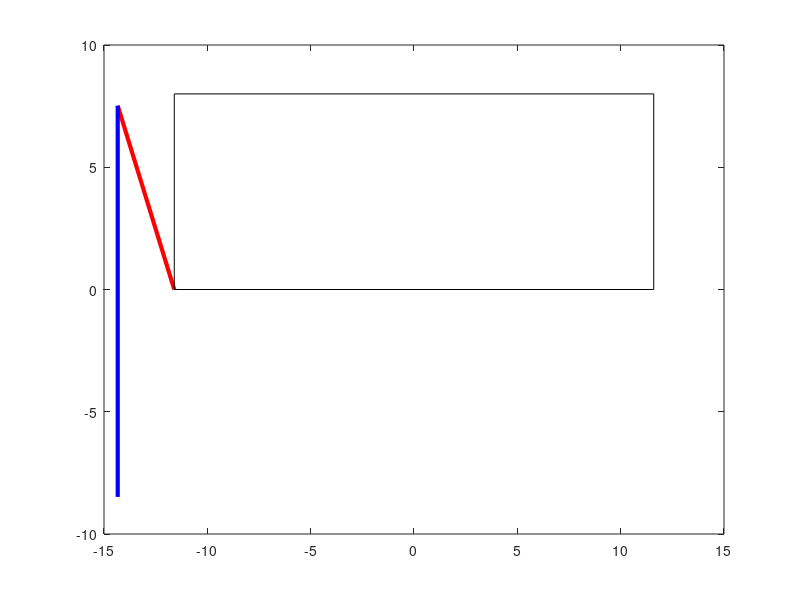

The MATLAB source for this figure: (Note: this script raises an error after producing the figure.)
clc; clear; close all;

%variable setting --------------------------------------------------------
ang = 110:1:180;                         % L1 이동경로설정
theta = ang*(pi/180);
r = 8;                                   % 원의반지름
x = r*cos(theta)-11.6;                   % X축 평행이동 
y = r*sin(theta);                        % Y축 평행이동
x1 = x;
y1 = y-16;
L1 = 8;
L2 = 16;

%----------------------------------------------------------------------
%ley2 =-16:0.1:-8.5;     
ley2 =-16:0.1:-12.5;
lex2 = linspace(-8,-8,length(ley2));

lcosth2 = (lex2.^2 + ley2.^2 -(L1^2+L2^2))/(2*L1*L2);
lsinth2 = sqrt(1-abs(lcosth2).^2);
lth2 = atan2d(lsinth2,lcosth2);
lth1 = atan2d(ley2,lex2) + atan2d(L1+L2*cosd(lth2),L2*sind(lth2));

lex1 = L1*sind(lth1);
ley1 = -L1*cosd(lth1);


%----------------------------------------------------------------------
%rey2 =-8.5:-0.1:-16; 
rey2 =-8.5:-0.1:-12.5;
rex2 = linspace(2.7,2.7,length(rey2));

costh2 = (rex2.^2 + rey2.^2 -(L1^2+L2^2))/(2*L1*L2);
sinth2 = sqrt(1-abs(costh2).^2);
rth2 = atan2d(sinth2,costh2);
rth1 = atan2d(rey2,rex2) - atan2d(L1+L2*cosd(rth2),L2*sind(rth2));

rex1 = L1*sind(-rth1);
rey1 = L1*cosd(-rth1);


%graph setting ----------------------------------------------------------
hf = figure;                             %figure창생성
ha = axes(hf);                           %figure창에 좌표넣기

hp1 = plot(ha,[-11.6 x(1)],[0 y(1)],'r','Linewidth',3);     %L1이동하는 선생성(왼쪽다리)
hold(ha,'on');                                              %하나의 figure에 여러개 함수 넣기
hp2 = plot(ha,[x(1) x1(1)],[y(1) y1(1)],'b','Linewidth',3); %L2이동하는 선생성(왼쪽다리)
r = rectangle('Position',[-11.6 0 23.2 8]);                 %드론몸체 생성(가로:23.2cm,세로:8cm)
r.EdgeColor = 'k';                                          %드론몸체 색 지정(검정)
r.LineWidth = 1;                                            %드론몸체 선 두께 지정(크기:1)
hp3 = plot(ha,[11.6 14.3],[0 7.5],'r','Linewidth',3);       %오른쪽 다리생성(L1)
hp4 = plot(ha,[14.3 14.3],[7.5 -8.5],'b','Linewidth',3);    %오른쪽 다리생성(L2)

t= plot(ha,[-19.6 14.3],[-16 -8.5],'k','Linewidth',2);

axis(ha,'equal');                        %좌표에서 x축, y축 길이 동일
set(ha,'XLim',[-25 25]);                 %좌표에서 x축 설정
set(ha,'YLim',[-30 13]);                 %좌표에서 y축 설정
grid(ha,'on');                           %좌표에 그리드 넣기

pause(1); 


%motion ------------------------------------------------------------
for i_pt = 1:length(theta)                     %애니매이션 실행 1부터theta크기까지 반복


    set(hp1,'XData',[-11.6 x(i_pt)], ...            %L1 이동하는 선의 x좌표 y좌표를 handle을 이용해 좌표값 반복설정
        'YData',[0 y(i_pt)]           );

    set(hp2,'XData',[x(i_pt) x1(i_pt)], ...         %L2 이동하는 선의 x좌표 y좌표를 handle을  이용해 좌표값 반복설정
        'YData',[y(i_pt) y1(i_pt)]      );

    pause(0.03);                                    %0.01초 딜레이 0에가까울수록 빠름(drawnow함수 이용시 제일 빠름)
end

pause(1); 

delete(hp1);
delete(hp2);
delete(hp3);
delete(hp4);
delete(t);

%inverse kinetics ------------------------------------------------------------

hpl1 = plot(ha,[-11.6 lex1(1)-11.6],[0 ley1(1)],'r','Linewidth',3);             %L1이동하는 선생성(왼쪽다리)
hpl2 = plot(ha,[lex1(1)-11.6 lex2(1)-11.6],[ley1(1) ley2(1)],'b','Linewidth',3);

hpr1 = plot(ha,[11.6 rex1(1)+11.6],[0 rey1(1)],'r','Linewidth',3);             %L1이동하는 선생성(왼쪽다리)
hpr2 = plot(ha,[rex1(1)+11.6 rex2(1)+11.6],[rey1(1) rey2(1)],'b','Linewidth',3);

k= plot(ha,[lex2(1)-11.6 rex2(1)+11.6],[ley2(1) rey2(1)],'k','Linewidth',2);

for i_pt1 = 1:length(ley1)                     %애니매이션 실행 1부터theta크기까지 반복

    set(hpl1,'XData',[-11.6 lex1(i_pt1)-11.6],'YData',[0 ley1(i_pt1)]);
    set(hpl2,'XData',[lex1(i_pt1)-11.6 lex2(i_pt1)-11.6],'YData',[ley1(i_pt1) ley2(i_pt1)]);
    set(hpr1,'XData',[11.6 rex1(i_pt1)+11.6],'YData',[0 rey1(i_pt1)]);
    set(hpr2,'XData',[rex1(i_pt1)+11.6 rex2(i_pt1)+11.6],'YData',[rey1(i_pt1) rey2(i_pt1)]);

    set(k,'YData',[ley2(i_pt1) rey2(i_pt1)]);


    pause(0.03);                                    %0.01초 딜레이 0에가까울수록 빠름(drawnow함수 이용시 제일 빠름)
end
%%
pause(1);      
delete(hpl1);
delete(hpl2);
delete(hpr1);
delete(hpr2);

%수평유지까지 완료 ------------------------------------------------------------
%5월24일까지 함 여기서 부터 수정하기 내가 봤을때 왼쪽다리 왼쪽으로각도조정하는거부터 하면ㄴ될듯 오른다리는 됨
g_L1 = 16;
g_L2 = 8;
                                                                                                                                                             

g_lex2 = 8:-0.1:2.7;
g_ley2 =linspace(12.5,12.5,length(g_lex2));

g_lcosth2 = (g_lex2.^2 + g_ley2.^2 -(g_L1^2+g_L2^2))/(2*g_L1*g_L2);
g_lsinth2 = sqrt(1-abs(g_lcosth2).^2);
g_lth2 = atan2d(g_lsinth2,g_lcosth2);
g_lth1 = atan2d(g_ley2,g_lex2) - atan2d(g_L1+g_L2*cosd(g_lth2),g_L2*sind(g_lth2));

g_lex1 = g_L1*sind(-g_lth1);
g_ley1 = g_L1*cosd(-g_lth1);


%----------------------------------------------------------------------
g_rex2 =-2.7:-0.1:-8;                                                                                                                                                              
g_rey2 = linspace(12,12,length(g_rex2));

g_costh2 = (g_rex2.^2 + g_rey2.^2 -(g_L1^2+g_L2^2))/(2*g_L1*g_L2);
g_sinth2 = sqrt(1-abs(g_costh2).^2);
g_rth2 = atan2d(g_sinth2,g_costh2);
g_rth1 = atan2d(g_rey2,g_rex2) + atan2d(g_L1+g_L2*cosd(g_rth2),g_L2*sind(g_rth2));

g_rex1 = g_L1*sind(g_rth1);
g_rey1 = -g_L1*cosd(g_rth1);


hpl3 = plot(ha,[-19.6 g_lex1(1)-19.6],[-12.5 g_ley1(1)-12.5],'b','Linewidth',3);            %L1이동하는 선생성(왼쪽다리)
hpl4 = plot(ha,[g_lex1(1)-19.6 g_lex2(1)-19.6],[g_ley1(1)-12.5 g_ley2(1)-12.5],'r','Linewidth',3);

hpr3 = plot(ha,[14.3 g_rex1(1)+14.3],[-12 g_rey1(1)-12],'b','Linewidth',3);             %L1이동하는 선생성(왼쪽다리)
hpr4 = plot(ha,[g_rex1(1)+14.3 g_rex2(1)+14.3],[g_rey1(1)-12 g_rey2(1)-12],'r','Linewidth',3); 


for i_pt2 = 1:length(ley1)    
set(hpl3,'XData',[-19.6 g_lex1(i_pt2)-19.6],'YData',[-12.5 g_ley1(i_pt2)-12.5]);
set(hpl4,'XData',[g_lex1(i_pt2)-19.6 g_lex2(i_pt2)-19.6],'YData',[g_ley1(i_pt2)-12.5 g_ley2(i_pt2)-12.5]);

set(hpr3,'XData',[14.3 g_rex1(i_pt2)+14.3],'YData',[-12 g_rey1(i_pt2)-12]);
set(hpr4,'XData',[g_rex1(i_pt2)+14.3 g_rex2(i_pt2)+14.3],'YData',[g_rey1(i_pt2)-12 g_rey2(i_pt2)-12]);


pause(0.03)
end


%%
    red = sqrt(x1.^2 + y1.^2)
    blue = sqrt((x2-x1).^2 + (y2-y1).^2)